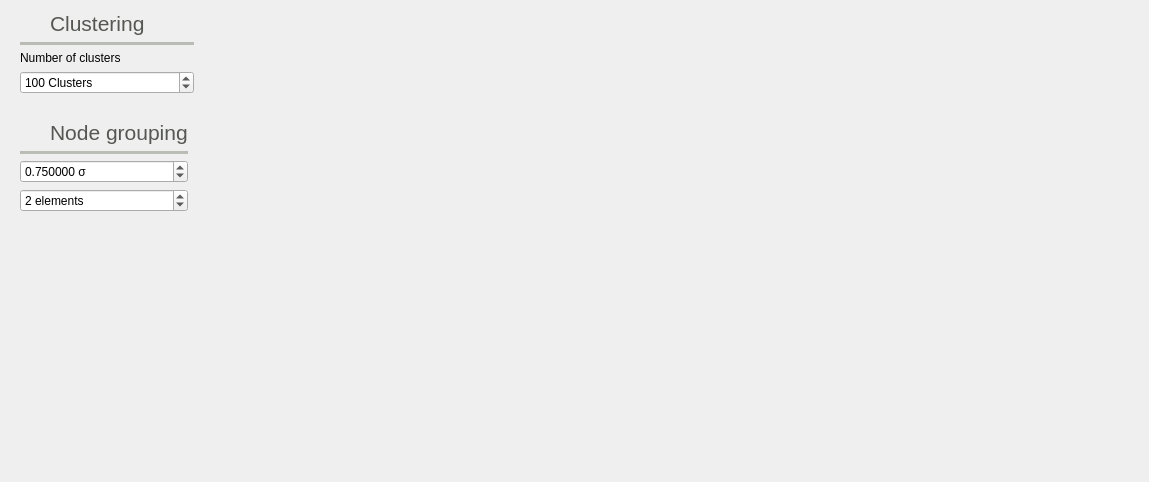
          <widget class="QWidget" name="tab_2">
           <attribute name="icon">
            <iconset resource="icons.qrc">
             <normaloff>:/Icons/icons/ml.svg</normaloff>:/Icons/icons/ml.svg</iconset>
           </attribute>
           <attribute name="title">
            <string>ML</string>
           </attribute>
           <attribute name="toolTip">
            <string>Machine learning related settings</string>
           </attribute>
           <layout class="QHBoxLayout" name="horizontalLayout_6">
            <item>
             <widget class="QFrame" name="frame_18">
              <property name="frameShape">
               <enum>QFrame::NoFrame</enum>
              </property>
              <property name="frameShadow">
               <enum>QFrame::Raised</enum>
              </property>
              <layout class="QGridLayout" name="gridLayout_21">
               <property name="topMargin">
                <number>0</number>
               </property>
               <item row="13" column="0">
                <widget class="QLabel" name="label_88">
                 <property name="minimumSize">
                  <size>
                   <width>24</width>
                   <height>24</height>
                  </size>
                 </property>
                 <property name="maximumSize">
                  <size>
                   <width>24</width>
                   <height>24</height>
                  </size>
                 </property>
                 <property name="text">
                  <string/>
                 </property>
                 <property name="pixmap">
                  <pixmap resource="icons.qrc">:/Icons/icons/color_grid.svg</pixmap>
                 </property>
                 <property name="scaledContents">
                  <bool>true</bool>
                 </property>
                </widget>
               </item>
               <item row="13" column="1">
                <widget class="QLabel" name="label_89">
                 <property name="palette">
                  <palette>
                   <active>
                    <colorrole role="WindowText">
                     <brush brushstyle="SolidPattern">
                      <color alpha="255">
                       <red>85</red>
                       <green>87</green>
                       <blue>83</blue>
                      </color>
                     </brush>
                    </colorrole>
                   </active>
                   <inactive>
                    <colorrole role="WindowText">
                     <brush brushstyle="SolidPattern">
                      <color alpha="255">
                       <red>85</red>
                       <green>87</green>
                       <blue>83</blue>
                      </color>
                     </brush>
                    </colorrole>
                   </inactive>
                   <disabled>
                    <colorrole role="WindowText">
                     <brush brushstyle="SolidPattern">
                      <color alpha="255">
                       <red>190</red>
                       <green>190</green>
                       <blue>190</blue>
                      </color>
                     </brush>
                    </colorrole>
                   </disabled>
                  </palette>
                 </property>
                 <property name="font">
                  <font>
                   <pointsize>16</pointsize>
                  </font>
                 </property>
                 <property name="text">
                  <string>Node grouping</string>
                 </property>
                 <property name="alignment">
                  <set>Qt::AlignBottom|Qt::AlignLeading|Qt::AlignLeft</set>
                 </property>
                </widget>
               </item>
               <item row="8" column="0">
                <widget class="QLabel" name="label_94">
                 <property name="minimumSize">
                  <size>
                   <width>24</width>
                   <height>24</height>
                  </size>
                 </property>
                 <property name="maximumSize">
                  <size>
                   <width>24</width>
                   <height>24</height>
                  </size>
                 </property>
                 <property name="text">
                  <string/>
                 </property>
                 <property name="pixmap">
                  <pixmap resource="icons.qrc">:/Icons/icons/pf_ts_cluster.svg</pixmap>
                 </property>
                 <property name="scaledContents">
                  <bool>true</bool>
                 </property>
                </widget>
               </item>
               <item row="15" column="0" colspan="2">
                <widget class="QDoubleSpinBox" name="node_distances_sigma_doubleSpinBox">
                 <property name="toolTip">
                  <string>Máximum standard deviation to determine the groups</string>
                 </property>
                 <property name="suffix">
                  <string> σ</string>
                 </property>
                 <property name="decimals">
                  <number>6</number>
                 </property>
                 <property name="singleStep">
                  <double>0.010000000000000</double>
                 </property>
                 <property name="value">
                  <double>0.750000000000000</double>
                 </property>
                </widget>
               </item>
               <item row="9" column="0" colspan="3">
                <widget class="Line" name="line_29">
                 <property name="palette">
                  <palette>
                   <active>
                    <colorrole role="WindowText">
                     <brush brushstyle="SolidPattern">
                      <color alpha="255">
                       <red>186</red>
                       <green>189</green>
                       <blue>182</blue>
                      </color>
                     </brush>
                    </colorrole>
                   </active>
                   <inactive>
                    <colorrole role="WindowText">
                     <brush brushstyle="SolidPattern">
                      <color alpha="255">
                       <red>186</red>
                       <green>189</green>
                       <blue>182</blue>
                      </color>
                     </brush>
                    </colorrole>
                   </inactive>
                   <disabled>
                    <colorrole role="WindowText">
                     <brush brushstyle="SolidPattern">
                      <color alpha="255">
                       <red>190</red>
                       <green>190</green>
                       <blue>190</blue>
                      </color>
                     </brush>
                    </colorrole>
                   </disabled>
                  </palette>
                 </property>
                 <property name="frameShadow">
                  <enum>QFrame::Plain</enum>
                 </property>
                 <property name="lineWidth">
                  <number>4</number>
                 </property>
                 <property name="orientation">
                  <enum>Qt::Horizontal</enum>
                 </property>
                </widget>
               </item>
               <item row="14" column="0" colspan="2">
                <widget class="Line" name="line_24">
                 <property name="palette">
                  <palette>
                   <active>
                    <colorrole role="WindowText">
                     <brush brushstyle="SolidPattern">
                      <color alpha="255">
                       <red>186</red>
                       <green>189</green>
                       <blue>182</blue>
                      </color>
                     </brush>
                    </colorrole>
                   </active>
                   <inactive>
                    <colorrole role="WindowText">
                     <brush brushstyle="SolidPattern">
                      <color alpha="255">
                       <red>186</red>
                       <green>189</green>
                       <blue>182</blue>
                      </color>
                     </brush>
                    </colorrole>
                   </inactive>
                   <disabled>
                    <colorrole role="WindowText">
                     <brush brushstyle="SolidPattern">
                      <color alpha="255">
                       <red>190</red>
                       <green>190</green>
                       <blue>190</blue>
                      </color>
                     </brush>
                    </colorrole>
                   </disabled>
                  </palette>
                 </property>
                 <property name="frameShadow">
                  <enum>QFrame::Plain</enum>
                 </property>
                 <property name="lineWidth">
                  <number>4</number>
                 </property>
                 <property name="orientation">
                  <enum>Qt::Horizontal</enum>
                 </property>
                </widget>
               </item>
               <item row="10" column="0" colspan="2">
                <widget class="QLabel" name="label_33">
                 <property name="text">
                  <string>Number of clusters</string>
                 </property>
                </widget>
               </item>
               <item row="17" column="1">
                <spacer name="verticalSpacer_16">
                 <property name="orientation">
                  <enum>Qt::Vertical</enum>
                 </property>
                 <property name="sizeHint" stdset="0">
                  <size>
                   <width>20</width>
                   <height>250</height>
                  </size>
                 </property>
                </spacer>
               </item>
               <item row="11" column="0" colspan="3">
                <widget class="QSpinBox" name="cluster_number_spinBox">
                 <property name="toolTip">
                  <string>&lt;html&gt;&lt;head/&gt;&lt;body&gt;&lt;p&gt;Number of clusters, this affects all the simulations that deal with clustering&lt;/p&gt;&lt;/body&gt;&lt;/html&gt;</string>
                 </property>
                 <property name="suffix">
                  <string> Clusters</string>
                 </property>
                 <property name="minimum">
                  <number>1</number>
                 </property>
                 <property name="maximum">
                  <number>999999</number>
                 </property>
                 <property name="value">
                  <number>100</number>
                 </property>
                </widget>
               </item>
               <item row="8" column="1">
                <widget class="QFrame" name="frame_59">
                 <property name="frameShape">
                  <enum>QFrame::NoFrame</enum>
                 </property>
                 <property name="frameShadow">
                  <enum>QFrame::Raised</enum>
                 </property>
                 <layout class="QHBoxLayout" name="horizontalLayout_32">
                  <property name="leftMargin">
                   <number>0</number>
                  </property>
                  <property name="topMargin">
                   <number>0</number>
                  </property>
                  <property name="rightMargin">
                   <number>0</number>
                  </property>
                  <property name="bottomMargin">
                   <number>0</number>
                  </property>
                  <item>
                   <widget class="QLabel" name="label_93">
                    <property name="palette">
                     <palette>
                      <active>
                       <colorrole role="WindowText">
                        <brush brushstyle="SolidPattern">
                         <color alpha="255">
                          <red>85</red>
                          <green>87</green>
                          <blue>83</blue>
                         </color>
                        </brush>
                       </colorrole>
                      </active>
                      <inactive>
                       <colorrole role="WindowText">
                        <brush brushstyle="SolidPattern">
                         <color alpha="255">
                          <red>85</red>
                          <green>87</green>
                          <blue>83</blue>
                         </color>
                        </brush>
                       </colorrole>
                      </inactive>
                      <disabled>
                       <colorrole role="WindowText">
                        <brush brushstyle="SolidPattern">
                         <color alpha="255">
                          <red>190</red>
                          <green>190</green>
                          <blue>190</blue>
                         </color>
                        </brush>
                       </colorrole>
                      </disabled>
                     </palette>
                    </property>
                    <property name="font">
                     <font>
                      <pointsize>16</pointsize>
                     </font>
                    </property>
                    <property name="text">
                     <string>Clustering</string>
                    </property>
                    <property name="alignment">
                     <set>Qt::AlignBottom|Qt::AlignLeading|Qt::AlignLeft</set>
                    </property>
                   </widget>
                  </item>
                 </layout>
                </widget>
               </item>
               <item row="16" column="0" colspan="2">
                <widget class="QSpinBox" name="node_distances_elements_spinBox">
                 <property name="toolTip">
                  <string>Minimum size of the group</string>
                 </property>
                 <property name="statusTip">
                  <string/>
                 </property>
                 <property name="suffix">
                  <string> elements</string>
                 </property>
                 <property name="minimum">
                  <number>1</number>
                 </property>
                 <property name="maximum">
                  <number>99999</number>
                 </property>
                 <property name="value">
                  <number>2</number>
                 </property>
                </widget>
               </item>
               <item row="12" column="0" colspan="2">
                <widget class="QLabel" name="label_7">
                 <property name="text">
                  <string/>
                 </property>
                </widget>
               </item>
              </layout>
             </widget>
            </item>
            <item>
             <spacer name="horizontalSpacer_3">
              <property name="orientation">
               <enum>Qt::Horizontal</enum>
              </property>
              <property name="sizeHint" stdset="0">
               <size>
                <width>935</width>
                <height>20</height>
               </size>
              </property>
             </spacer>
            </item>
           </layout>
          </widget>
